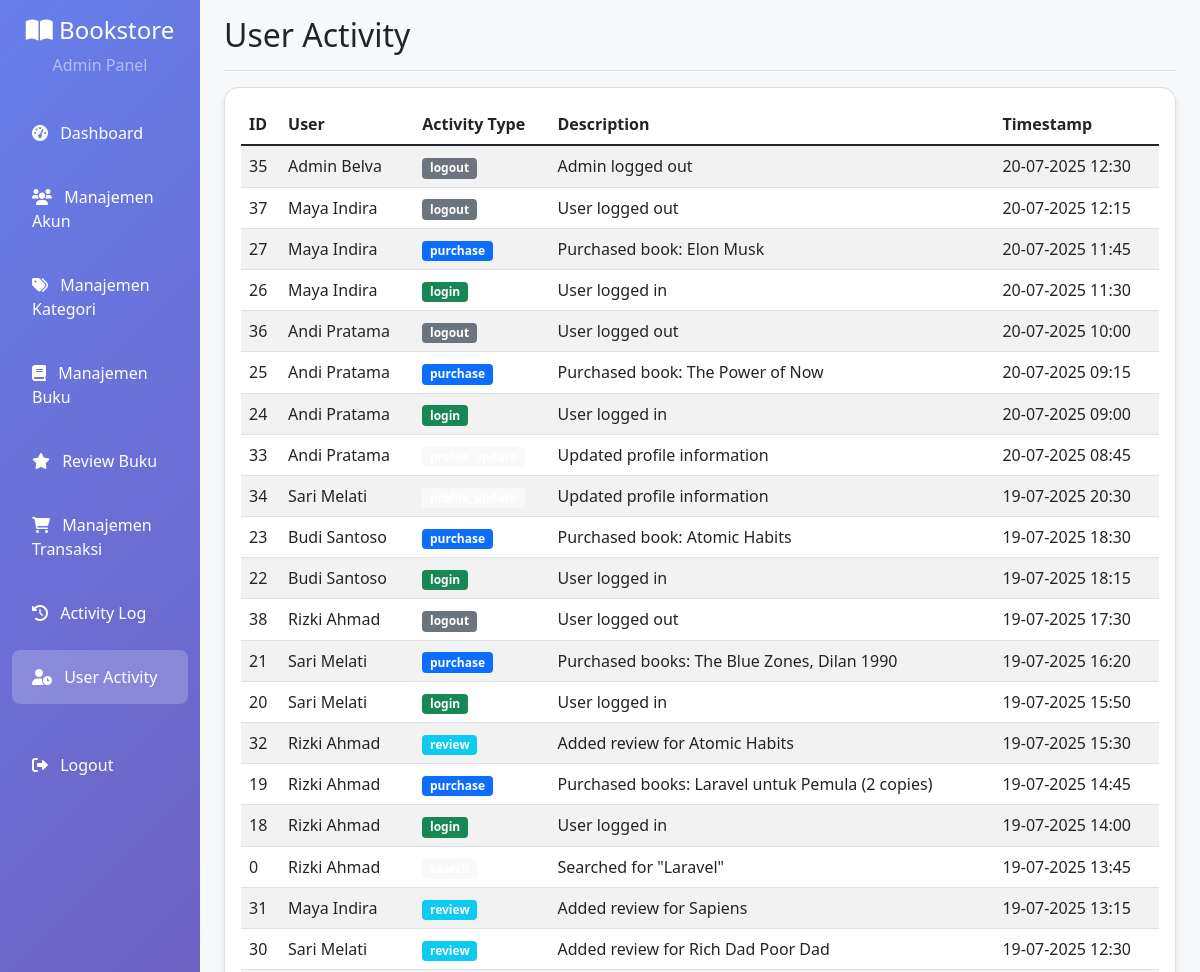
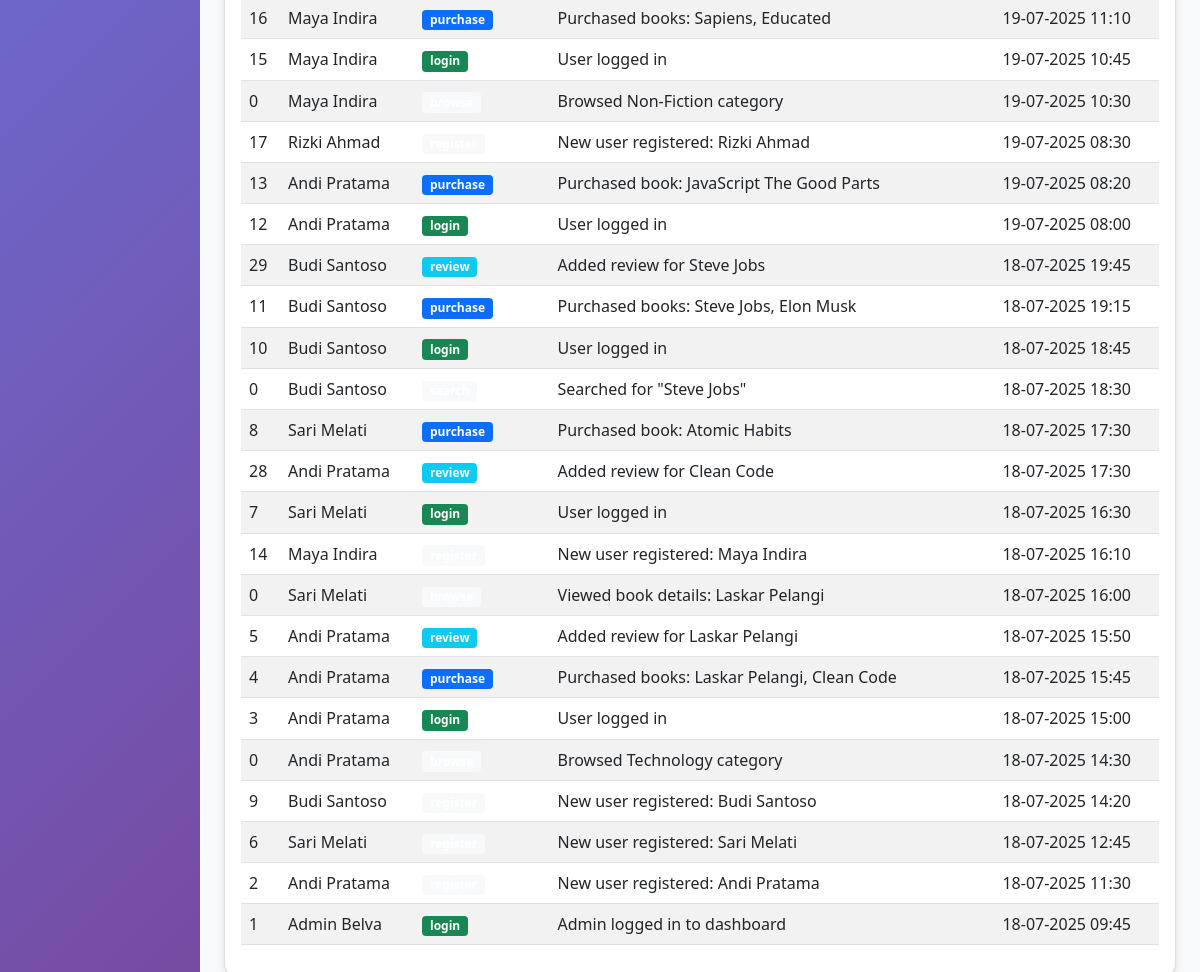
Screenshot of /admin/user_activities.php (signed in) with the database file from the repository (2 pictures, top to bottom).
### tables this page shows
CREATE TABLE `user_activities` (
  `id` int(11) NOT NULL,
  `user_id` int(11) NOT NULL,
  `activity_type` varchar(50) NOT NULL,
  `description` text DEFAULT NULL,
  `created_at` timestamp NOT NULL DEFAULT current_timestamp()
);

CREATE TABLE `users` (
  `id` int(11) NOT NULL,
  `name` varchar(100) NOT NULL,
  `email` varchar(100) NOT NULL,
  `password` varchar(255) NOT NULL,
  `role` varchar(20) DEFAULT 'user',
  `created_at` timestamp NOT NULL DEFAULT current_timestamp()
);

### src/config/database.php (called while the page is built, shortened)
<?php
function formatDate($date) {
    return date('d-m-Y H:i', strtotime($date));
}
?>

### src/admin/user_activities.php (the view, shortened to what this page needs)
<?php
require_once '../config/database.php';
$pdo = getConnection();
$stmt = $pdo->query("SELECT ua.*, u.name as user_name FROM user_activities ua
                     JOIN users u ON ua.user_id = u.id
                     ORDER BY ua.created_at DESC");
$activities = $stmt->fetchAll(PDO::FETCH_ASSOC);
?>
<!DOCTYPE html>
<html lang="en">
<head>
    <link href="https://cdn.jsdelivr.net/npm/bootstrap@5.1.3/dist/css/bootstrap.min.css" rel="stylesheet">
    <link href="https://cdnjs.cloudflare.com/ajax/libs/font-awesome/6.0.0/css/all.min.css" rel="stylesheet">
</head>
<body class="bg-light">
    <div class="container-fluid">
        <div class="row">
            <?php include 'sidebar.php'; ?>
            <main class="col-md-9 ms-sm-auto col-lg-10 px-md-4">
                <div class="d-flex justify-content-between flex-wrap flex-md-nowrap align-items-center pt-3 pb-2 mb-3 border-bottom">
                    <h1 class="h2">User Activity</h1>
                </div>
                <div class="card">
                    <div class="card-body">
                        <table class="table table-striped table-hover">
                            <thead>
                                <tr>
                                    <th>ID</th>
                                    <th>User</th>
                                    <th>Activity Type</th>
                                    <th>Description</th>
                                    <th>Timestamp</th>
                                </tr>
                            </thead>
                            <tbody>
                                <?php foreach ($activities as $activity): ?>
                                    <tr>
                                        <td><?= $activity['id'] ?></td>
                                        <td><?= htmlspecialchars($activity['user_name']) ?></td>
                                        <td>
                                            <span class="badge bg-<?= getActivityBadgeColor($activity['activity_type']) ?>">
                                                <?= htmlspecialchars($activity['activity_type']) ?>
                                            </span>
                                        </td>
                                        <td>
                                            <?php if (strlen($activity['description']) > 50): ?>
                                                <span title="<?= htmlspecialchars($activity['description']) ?>">
                                                    <?= htmlspecialchars(substr($activity['description'], 0, 50)) ?>...
                                                </span>
                                            <?php else: ?>
                                                <?= htmlspecialchars($activity['description']) ?>
                                            <?php endif; ?>
                                        </td>
                                        <td><?= formatDate($activity['created_at']) ?></td>
                                    </tr>
                                <?php endforeach; ?>
                            </tbody>
                        </table>
                    </div>
                </div>
            </main>
        </div>
    </div>
</body>
</html>
<?php
function getActivityBadgeColor($type) {
    switch ($type) {
        case 'login':
            return 'success';
        case 'logout':
            return 'secondary';
        case 'purchase':
            return 'primary';
        case 'review':
            return 'info';
        default:
            return 'light';
    }
}
?>

### src/admin/sidebar.php (style rules this page uses)
.card { border-radius: 15px; box-shadow: 0 4px 6px rgba(0,0,0,0.1); transition: transform 0.3s ease; }

### rows the page displays
user_activities: id "35", user.name "Admin Belva", activity_type "logout", description "Admin logged out", created_at "20-07-2025 12:30"
user_activities: id "37", user.name "Maya Indira", activity_type "logout", description "User logged out", created_at "20-07-2025 12:15"
user_activities: id "27", user.name "Maya Indira", activity_type "purchase", description "Purchased book: Elon Musk", created_at "20-07-2025 11:45"
user_activities: id "26", user.name "Maya Indira", activity_type "login", description "User logged in", created_at "20-07-2025 11:30"
user_activities: id "36", user.name "Andi Pratama", activity_type "logout", description "User logged out", created_at "20-07-2025 10:00"
user_activities: id "25", user.name "Andi Pratama", activity_type "purchase", description "Purchased book: The Power of Now", created_at "20-07-2025 09:15"
user_activities: id "24", user.name "Andi Pratama", activity_type "login", description "User logged in", created_at "20-07-2025 09:00"
user_activities: id "33", user.name "Andi Pratama", description "Updated profile information", created_at "20-07-2025 08:45"
user_activities: id "34", user.name "Sari Melati", description "Updated profile information", created_at "19-07-2025 20:30"
user_activities: id "23", user.name "Budi Santoso", activity_type "purchase", description "Purchased book: Atomic Habits", created_at "19-07-2025 18:30"
user_activities: id "22", user.name "Budi Santoso", activity_type "login", description "User logged in", created_at "19-07-2025 18:15"
user_activities: id "38", user.name "Rizki Ahmad", activity_type "logout", description "User logged out", created_at "19-07-2025 17:30"
user_activities: id "21", user.name "Sari Melati", activity_type "purchase", description "Purchased books: The Blue Zones, Dilan 1990", created_at "19-07-2025 16:20"
user_activities: id "20", user.name "Sari Melati", activity_type "login", description "User logged in", created_at "19-07-2025 15:50"
user_activities: id "32", user.name "Rizki Ahmad", activity_type "review", description "Added review for Atomic Habits", created_at "19-07-2025 15:30"
user_activities: id "19", user.name "Rizki Ahmad", activity_type "purchase", description "Purchased books: Laravel untuk Pemula (2 copies)", created_at "19-07-2025 14:45"
user_activities: id "18", user.name "Rizki Ahmad", activity_type "login", description "User logged in", created_at "19-07-2025 14:00"
user_activities: id "0", user.name "Rizki Ahmad", description "Searched for \"Laravel\"", created_at "19-07-2025 13:45"
user_activities: id "31", user.name "Maya Indira", activity_type "review", description "Added review for Sapiens", created_at "19-07-2025 13:15"
user_activities: id "30", user.name "Sari Melati", activity_type "review", description "Added review for Rich Dad Poor Dad", created_at "19-07-2025 12:30"
user_activities: id "16", user.name "Maya Indira", activity_type "purchase", description "Purchased books: Sapiens, Educated", created_at "19-07-2025 11:10"
user_activities: id "15", user.name "Maya Indira", activity_type "login", description "User logged in", created_at "19-07-2025 10:45"
user_activities: id "0", user.name "Maya Indira", description "Browsed Non-Fiction category", created_at "19-07-2025 10:30"
user_activities: id "17", user.name "Rizki Ahmad", description "New user registered: Rizki Ahmad", created_at "19-07-2025 08:30"
user_activities: id "13", user.name "Andi Pratama", activity_type "purchase", description "Purchased book: JavaScript The Good Parts", created_at "19-07-2025 08:20"
user_activities: id "12", user.name "Andi Pratama", activity_type "login", description "User logged in", created_at "19-07-2025 08:00"
user_activities: id "29", user.name "Budi Santoso", activity_type "review", description "Added review for Steve Jobs", created_at "18-07-2025 19:45"
user_activities: id "11", user.name "Budi Santoso", activity_type "purchase", description "Purchased books: Steve Jobs, Elon Musk", created_at "18-07-2025 19:15"
user_activities: id "10", user.name "Budi Santoso", activity_type "login", description "User logged in", created_at "18-07-2025 18:45"
user_activities: id "0", user.name "Budi Santoso", description "Searched for \"Steve Jobs\"", created_at "18-07-2025 18:30"
user_activities: id "8", user.name "Sari Melati", activity_type "purchase", description "Purchased book: Atomic Habits", created_at "18-07-2025 17:30"
user_activities: id "28", user.name "Andi Pratama", activity_type "review", description "Added review for Clean Code", created_at "18-07-2025 17:30"
user_activities: id "7", user.name "Sari Melati", activity_type "login", description "User logged in", created_at "18-07-2025 16:30"
user_activities: id "14", user.name "Maya Indira", description "New user registered: Maya Indira", created_at "18-07-2025 16:10"
user_activities: id "0", user.name "Sari Melati", description "Viewed book details: Laskar Pelangi", created_at "18-07-2025 16:00"
user_activities: id "5", user.name "Andi Pratama", activity_type "review", description "Added review for Laskar Pelangi", created_at "18-07-2025 15:50"
user_activities: id "4", user.name "Andi Pratama", activity_type "purchase", description "Purchased books: Laskar Pelangi, Clean Code", created_at "18-07-2025 15:45"
user_activities: id "3", user.name "Andi Pratama", activity_type "login", description "User logged in", created_at "18-07-2025 15:00"
user_activities: id "0", user.name "Andi Pratama", description "Browsed Technology category", created_at "18-07-2025 14:30"
user_activities: id "9", user.name "Budi Santoso", description "New user registered: Budi Santoso", created_at "18-07-2025 14:20"
user_activities: id "6", user.name "Sari Melati", description "New user registered: Sari Melati", created_at "18-07-2025 12:45"
user_activities: id "2", user.name "Andi Pratama", description "New user registered: Andi Pratama", created_at "18-07-2025 11:30"
user_activities: id "1", user.name "Admin Belva", activity_type "login", description "Admin logged in to dashboard", created_at "18-07-2025 09:45"
